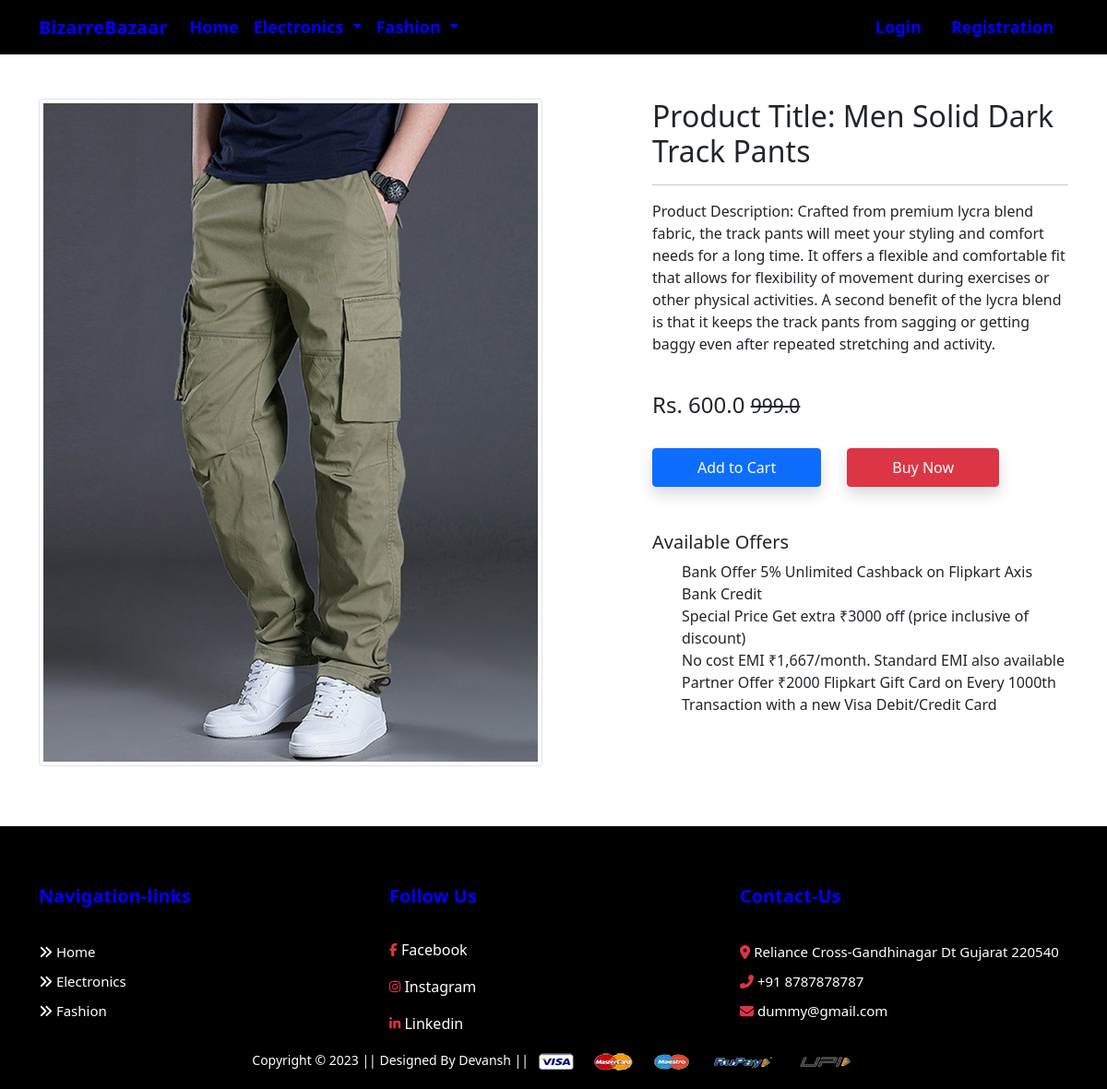
Page /product-detail/4 on the committed database.
### app/models.py (models this page shows, shortened)
class Product(models.Model):
    title = models.CharField(max_length=100)
    selling_price = models.FloatField()
    discounted_price = models.FloatField()
    description = models.TextField()
    brand = models.CharField(max_length=100)
    category = models.CharField(choices=CATEGORY_CHOICE, max_length=2)
    product_image = models.ImageField(upload_to="")
    gender = models.CharField(choices=GENDER_CHOICES, max_length=1, blank=True, null=True)

### app/views.py (the view)
# urls.py: path('product-detail/<int:pk>', views.ProductDetailView.as_view(), name='product-detail'),
class ProductDetailView(View):
    def get(self,request,pk):
        product = Product.objects.get(pk=pk)
        item_already_in_cart = False
        if request.user.is_authenticated:
            item_already_in_cart = Cart.objects.filter(Q(product=product.id)&Q(user = request.user)).exists()
        return render(request,'app/productdetail.html',{'product':product,'already':item_already_in_cart})

### app/context_processors.py (called while the page is built)
def cart_count(request):
    if request.user.is_authenticated:
        cart_items = Cart.objects.filter(user=request.user)
        cart_count = cart_items.count()
    else:
        cart_count = 0
    return {'cart_count': cart_count}

### app/templates/app/productdetail.html (shortened to what this page needs)
{% extends 'app/base.html' %}
{% load static %}
{% block main-content %}
<div class="container my-5">
 <div class="row">
  <div class="col-sm-6 text-center align-self-center">
   <img src="{{product.product_image.url}}" alt="" class="img-fluid img-thumbnail">
  </div>
  <div class="col-sm-5 offset-sm-1">
   <h2>Product Title: {{product.title}}</h2>
   <hr>
   <p>Product Description: {{product.description}}</p> <br>
   <h4>Rs. {{product.discounted_price}} <small class="fw-light text-decoration-line-through">{{product.selling_price}}</small></h4> <br>
    {% if not request.user.is_authenticated %}
    <form action='/add-to-cart' class="d-inline">
        <button type="submit" class="btn btn-primary shadow px-5 py-2">Add to Cart</button>
    </form>
    {%endif%}
   <a href="{% url 'showcart' %}" class="btn btn-danger shadow px-5 py-2 ms-4">Buy Now</a>
   <h5 class="mt-5">Available Offers</h5>
   <ul>
    <li>Bank Offer 5% Unlimited Cashback on Flipkart Axis Bank Credit</li>
    <li>Special Price Get extra ₹3000 off (price inclusive of discount)</li>
    <li>No cost EMI ₹1,667/month. Standard EMI also available</li>
    <li>Partner Offer ₹2000 Flipkart Gift Card on Every 1000th Transaction with a new Visa Debit/Credit Card</li>
   </ul>
  </div>
 </div>
</div>
{% endblock main-content %}

### app/templates/app/base.html (style rules this page uses)
* { -webkit-box-sizing:border-box; -moz-box-sizing:border-box; -o-box-sizing:border-box; -ms-box-sizing:border-box; box-sizing:border-box; }
body { background: #fff; max-width:1920px; margin:0 auto; overflow-x:hidden; }
li { list-style: none; }

### rows in the picture
Product: product_image (picture), title "Men Solid Dark Track Pants", description "Crafted from premium lycra blend fabric, the track pants will meet your styling and comfort needs for a long time. It offers a flexible and comfortable fit that allows for flexibility of movement during exercises or other physical activities. A second benefit of the lycra blend is that it keeps the track pants from sagging or getting baggy even after repeated stretching and activity.", discounted_price "600.0", selling_price "999.0"
